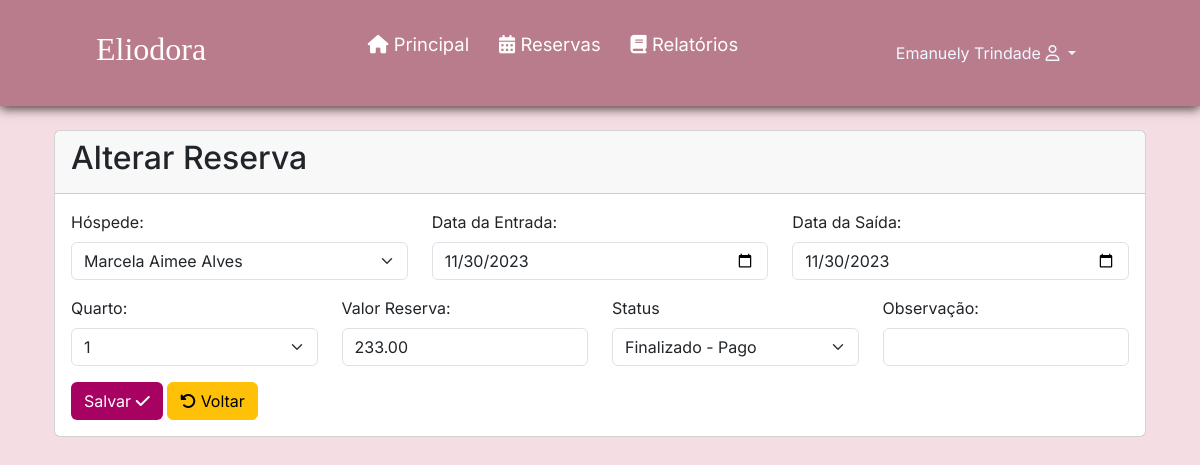
The page /alterarReserva.php?id=4 (signed in) on the database its author committed.
### tables this page shows
CREATE TABLE `reserva` (
  `id` int(11) NOT NULL,
  `status` int(11) NOT NULL DEFAULT 1,
  `dataEntrada` date NOT NULL,
  `dataSaida` date NOT NULL,
  `valorTotalReserva` double(11,2) NOT NULL,
  `quantHospede` int(1) NOT NULL,
  `observacao` varchar(200) NOT NULL,
  `formaPagamento` varchar(45) NOT NULL,
  `id_hospede` int(11) DEFAULT NULL,
  `id_quarto` int(11) DEFAULT NULL,
  `id_funcionario` int(11) DEFAULT NULL,
  `datacadastro` datetime NOT NULL DEFAULT current_timestamp()
);

### alterarReserva.php (the view, shortened to what this page needs)
<?php
$conexao = mysqli_connect('127.0.0.1', 'root', '', 'tcc');
$sql = "SELECT * from reserva where id = " . $_GET['id'];
$resultado = mysqli_query($conexao, $sql);
$linha = mysqli_fetch_array($resultado);
?>
<?php require_once("cabecalho.php"); ?>
<!DOCTYPE html>
<html lang="pt-br">
<head>
</head>
<body>
    <div class="container p-4">
        <div class="card">
            <div class="card-header">
                <h2>Alterar Reserva</h2>
            </div>
            <div class="card-body">
                <form method="post" action="alterarReserva.php?id=<?= $linha['id'] ?>">
                    <div class="row">
                        <div class="mb-3 col-md">
                            <label for="id_hospede" class="form-label">Hóspede:</label>
                            <select name="id_hospede" id="id_hospede" class="form-select">
                                <?php
                                $sql = "select * from hospede order by nome";
                                $resultado = mysqli_query($conexao, $sql);
                                while ($linhaTU = mysqli_fetch_array($resultado)):
                                    $id = $linhaTU['id'];
                                    $nome = $linhaTU['nome'];
                                    $selected = ($id == $linha['id_hospede']) ? 'selected' : '';
                                    echo "<option value='{$id}' {$selected}>{$nome}</option>";
                                endwhile;
                                ?>
                            </select>
                        </div>
                        <div class="mb-3 col-md">
                            <label for="dataEntrada" class="form-label">Data da Entrada:</label>
                            <input type="date" class="form-control" name="dataEntrada"
                                value="<?= $linha['dataEntrada'] ?>">
                        </div>
                        <div class="mb-3 col-md">
                            <label for="dataSaida" class="form-label">Data da Saída:</label>
                            <input type="date" class="form-control" name="dataSaida" value="<?= $linha['dataSaida'] ?>">
                        </div>
                    </div>
                    <div class="row">
                        <div class="mb-3 col-md">
                            <label for="id_quarto" class="form-label">Quarto:</label>
                            <select name="id_quarto" id="id_quarto" class="form-select">
                                <?php
                                $sql = "select quarto.*
                                from quarto
                               where quarto.id not in (
                                      select reserva.id_quarto
                                        from reserva
                                       where dataEntrada BETWEEN '{$_POST['dataEntrada']}' and '{$_POST['dataSaida']}'
                                          or dataSaida BETWEEN '{$_POST['dataEntrada']}' and '{$_POST['dataSaida']}'
                                      )
                            order by quarto.numero";
                                $resultado = mysqli_query($conexao, $sql);
                                while ($linhaTU = mysqli_fetch_array($resultado)):
                                    $id = $linhaTU['id'];
                                    $numero = $linhaTU['numero'];
                                    $selected = ($id == $linha['id_quarto']) ? 'selected' : '';
                                    echo "<option value='{$id}' {$selected}>{$numero}</option>";
                                endwhile;
                                ?>
                            </select>
                        </div>
                        <div class="mb-3 col-md">
                            <label for="valorTotalReserva" class="form-label">Valor Reserva:</label>
                            <input type="text" class="form-control" name="valorTotalReserva" id="valorReserva"
                            value="<?= $linha['valorTotalReserva'] ?>">
                        </div>
                        <div class="mb-3 col-md">
                            <label for="status" class="form-label">Status</label>
                            <select name="status" id="status" class="form-select">
                                <option value="4" <?= ($linha['status'] == '4') ? 'selected' : '' ?>>Finalizado - Pago</option>
                            </select>
                        </div>
                    <div class="mb-3 col-md">
                        <label for="observacao" class="form-label">Observação:</label>
                        <input class="form-control" id="observacao" name="observacao"
                            value="<?= $linha['observacao'] ?>">
                    </div>
                    </div>
                    <button name="salvar" type="submit" class="btn"
                        style="background-color: #a70162; color: #fff;">Salvar
                        <i class="fa-solid fa-check"></i>
                    </button>
                    <a href="controlarReserva.php" type="submit" class="btn btn-warning"><i
                            class="fa-solid fa-rotate-left"></i></i>
                        Voltar</a>
                </form>
            </div>
        </div>
</body>
</html>

### css/style.css (style rules this page uses)
* { padding: 0; margin: 0; font-family: 'Inter', sans-serif; }
body { background-color: #f4dde3; }

### rows shown on the page
reserva: dataEntrada "11/30/2023", dataSaida "11/30/2023", valorTotalReserva "233.00", status "Finalizado - Pago"

### other values the page prints
$_SESSION['nome'] "Emanuely Trindade"
form field id_hospede "Marcela Aimee Alves"
form field id_quarto "1"
